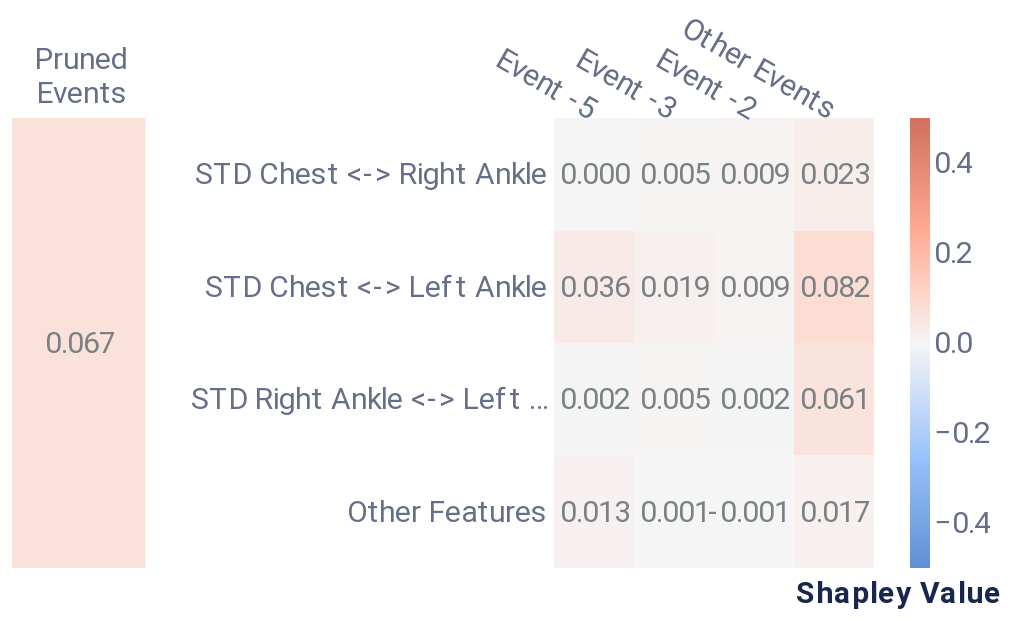

Notebook cell for this chart:
### Markdown cell above
##### Cell-level explanation

### Code cell
cell_dict = {'rs': 42, 'nsamples': 32000, 'top_x_events': 3, 'top_x_feats': 3}
cell_data = local_cell_level(f, pos_x_data, cell_dict, event_data, feature_data, positive_sequence_id, sequence_id_feat, average_event, pruning_idx)
feat_names = list(feature_data['Feature'].values)[:-1] # exclude pruned events
cell_plot = plot_cell_level(cell_data, feat_names, feature_dict.get('plot_features'))
cell_plot

### Figure 1 — Vega-Lite specification as saved in the notebook (floating-point values rounded to 4 significant figures)
{"config": {"axis": {"domain": true, "domainColor": "#666F89", "grid": false, "gridCap": "round", "gridColor": "#B3B7C4", "gridDash": [2, 4], "gridWidth": 0.5, "labelColor": "#666F89", "labelFont": "Roboto, Arial, sans-serif", "labelPadding": 2, "tickColor": "#666F89", "tickOpacity": 0.5, "tickSize": 4, "titleColor": "#19274E", "titleFont": "Roboto, Arial, sans-serif", "titleFontSize": 12}, "axisBand": {"domain": true, "labelPadding": 4, "ticks": false}, "axisY": {"domain": false, "titleAlign": "left", "titleAngle": 0, "titleX": -20, "titleY": -10}, "legend": {"labelColor": "#666F89", "labelFont": "Roboto, Arial, sans-serif", "labelFontSize": 12, "symbolSize": 40, "titleColor": "#19274E", "titleFont": "Roboto, Arial, sans-serif", "titleFontSize": 12, "titlePadding": 4}, "arc": {"stroke": "#FFFFFF", "strokeWidth": 1}, "bar": {"fill": "#2770EB", "stroke": null}, "line": {"stroke": "#2770EB", "strokeWidth": 2}, "path": {"stroke": "#2770EB", "strokeWidth": 0.5}, "point": {"fill": "#2770EB", "shape": "circle", "filled": true}, "rect": {"fill": "#2770EB"}, "rule": {"stroke": "#666F89"}, "shape": {"stroke": "#2770EB"}, "text": {"color": "#19274E", "font": "Roboto, Arial, sans-serif", "fontSize": 12}, "range": {"category": ["#2770EB", "#77B98A", "#DA5252", "#FFC400", "#A87AEA", "#00A39E", "#19274E"], "diverging": ["#006360", "#2BB3AE", "#96D9D7", "#FFFFFF", "#EDAAAA", "#DA5252", "#811D1D"], "heatmap": ["#18448F", "#1B4EA5", "#2770EB", "#4C88EE", "#82ACF3", "#A6C4F7", "#E9F1FD"], "ramp": ["#18448F", "#1B4EA5", "#2770EB", "#4C88EE", "#82ACF3", "#A6C4F7", "#E9F1FD"]}, "background": "#FFFFFF", "group": {"fill": "#FFFFFF"}, "header": {"labelColor": "#19274E", "labelFont": "Roboto, Arial, sans-serif", "labelFontSize": 12, "titleColor": "#19274E", "titleFont": "Roboto, Arial, sans-serif", "titleFontSize": 16}, "title": {"anchor": "start", "color": "#19274E", "font": "Roboto, Arial, sans-serif", "fontSize": 20, "fontWeight": "bold", "offset": 20, "subtitleColor": "#19274E", "subtitleFontSize": 16}, "view": {"continuousHeight": 300, "continuousWidth": 400, "stroke": "transparent"}}, "hconcat": [{"layer": [{"mark": "rect", "encoding": {"color": {"field": "rounded", "legend": null, "scale": {"domain": [-0.5, 0.5], "range": ["#5f8fd6", "#99c3fb", "#f5f5f5", "#ffaa92", "#d16f5b"]}, "title": null, "type": "quantitative"}, "x": {"axis": {"titleFontSize": 15}, "field": "Event", "type": "nominal"}, "y": {"axis": {"domain": false, "labels": false, "title": null}, "field": "Feature", "type": "nominal"}}}, {"mark": {"type": "text", "align": "right", "baseline": "middle", "color": "#798184", "dx": 18, "fontSize": 15}, "encoding": {"text": {"field": "rounded_str", "type": "nominal"}, "x": {"axis": {"domain": false, "labelAngle": 0, "labelFontSize": 15, "labelOffset": 24, "labelPadding": 30, "orient": "top", "title": null}, "field": "Event", "type": "nominal"}, "y": {"axis": {"domain": false, "labels": false, "title": null}, "field": "Feature", "type": "nominal"}}}], "data": {"name": "data-a34b5997a77b959abc9dc04806860381"}, "height": 225, "width": 66.67}, {"layer": [{"mark": "rect", "encoding": {"color": {"field": "rounded", "legend": {"gradientLength": 225, "gradientThickness": 10, "labelFontSize": 15, "orient": "right"}, "scale": {"domain": [-0.5, 0.5], "range": ["#5f8fd6", "#99c3fb", "#f5f5f5", "#ffaa92", "#d16f5b"]}, "title": null, "type": "quantitative"}, "x": {"axis": {"titleFontSize": 15}, "field": "Event", "sort": ["Event -5", "Event -3", "Event -2"], "type": "nominal"}, "y": {"axis": {"domain": false, "labelFontSize": 15, "title": null}, "field": "Feature", "sort": ["STD Chest <-> Right Ankle", "STD Chest <-> Left Ankle", "STD Right Ankle <-> Left Ankle"], "type": "nominal"}}}, {"mark": {"type": "text", "align": "right", "baseline": "middle", "color": "#798184", "dx": 18, "fontSize": 15}, "encoding": {"text": {"field": "rounded_str", "type": "nominal"}, "x": {"axis": {"domain": false, "labelAngle": 30, "labelFontSize": 15, "orient": "top", "title": "Shapley Value", "titleX": 172, "titleY": 245}, "field": "Event", "sort": ["Event -5", "Event -3", "Event -2"], "type": "nominal"}, "y": {"axis": {"domain": false, "labelFontSize": 15, "title": null}, "field": "Feature", "sort": ["STD Chest <-> Right Ankle", "STD Chest <-> Left Ankle", "STD Right Ankle <-> Left Ankle"], "type": "nominal"}}}], "data": {"name": "data-825ea0da5f31266894e09d808f1ca67b"}, "height": 225, "width": 160}], "resolve": {"scale": {"color": "independent"}}, "$schema": "https://vega.github.io/schema/vega-lite/v4.17.0.json", "datasets": {"data-a34b5997a77b959abc9dc04806860381": [{"Event": ["Pruned", "Events"], "Feature": "Other features", "rounded": 0.067, "rounded_str": "0.067"}], "data-825ea0da5f31266894e09d808f1ca67b": [{"Event": "Other Events", "Feature": "STD Chest <-> Left Ankle", "Shapley Value": 0.08201, "rounded": 0.082, "rounded_str": "0.082"}, {"Event": "Other Events", "Feature": "STD Right Ankle <-> Left Ankle", "Shapley Value": 0.06113, "rounded": 0.061, "rounded_str": "0.061"}, {"Event": "Event -5", "Feature": "STD Chest <-> Left Ankle", "Shapley Value": 0.03575, "rounded": 0.036, "rounded_str": "0.036"}, {"Event": "Other Events", "Feature": "STD Chest <-> Right Ankle", "Shapley Value": 0.02284, "rounded": 0.023, "rounded_str": "0.023"}, {"Event": "Event -3", "Feature": "STD Chest <-> Left Ankle", "Shapley Value": 0.01905, "rounded": 0.019, "rounded_str": "0.019"}, {"Event": "Other Events", "Feature": "Other Features", "Shapley Value": 0.01731, "rounded": 0.017, "rounded_str": "0.017"}, {"Event": "Event -5", "Feature": "Other Features", "Shapley Value": 0.01252, "rounded": 0.013, "rounded_str": "0.013"}, {"Event": "Event -2", "Feature": "STD Chest <-> Right Ankle", "Shapley Value": 0.009032, "rounded": 0.009, "rounded_str": "0.009"}, {"Event": "Event -2", "Feature": "STD Chest <-> Left Ankle", "Shapley Value": 0.008889, "rounded": 0.009, "rounded_str": "0.009"}, {"Event": "Event -3", "Feature": "STD Right Ankle <-> Left Ankle", "Shapley Value": 0.005006, "rounded": 0.005, "rounded_str": "0.005"}, {"Event": "Event -3", "Feature": "STD Chest <-> Right Ankle", "Shapley Value": 0.004642, "rounded": 0.005, "rounded_str": "0.005"}, {"Event": "Event -5", "Feature": "STD Right Ankle <-> Left Ankle", "Shapley Value": 0.00232, "rounded": 0.002, "rounded_str": "0.002"}, {"Event": "Event -2", "Feature": "STD Right Ankle <-> Left Ankle", "Shapley Value": 0.001591, "rounded": 0.002, "rounded_str": "0.002"}, {"Event": "Event -3", "Feature": "Other Features", "Shapley Value": 0.0005013, "rounded": 0.001, "rounded_str": "0.001"}, {"Event": "Event -5", "Feature": "STD Chest <-> Right Ankle", "Shapley Value": 0.0002481, "rounded": 0.0, "rounded_str": "0.000"}, {"Event": "Event -2", "Feature": "Other Features", "Shapley Value": -0.001401, "rounded": -0.001, "rounded_str": "-0.001"}]}}
